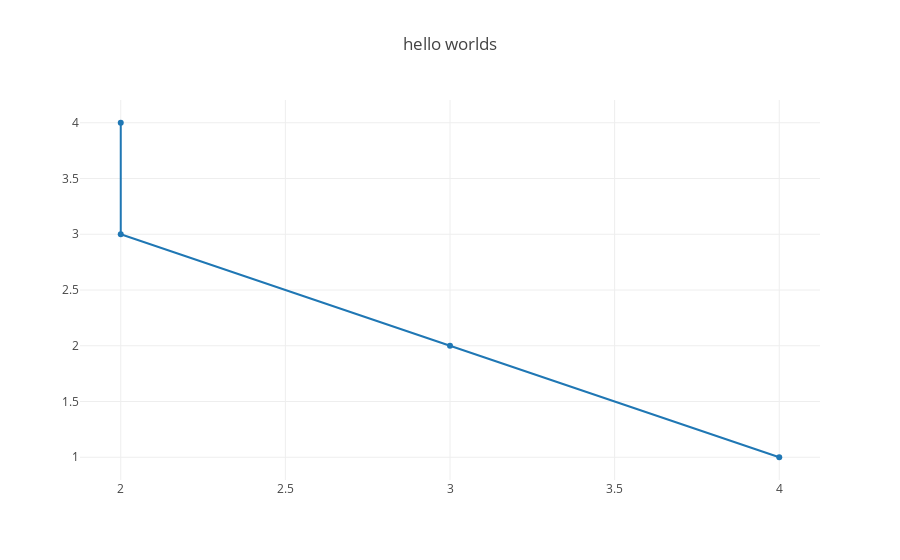

The cell this chart's notebook holds for it:
### Code cell
plotly.offline.iplot({
    "data": [Scatter(x=[2, 2, 3, 4], y=[4, 3, 2, 1])],
    "layout": Layout(title="hello worlds")
})

### Figure 1 — Plotly figure (JSON) as saved in the notebook; plotly's stock layout.template omitted (floating-point values rounded to 4 significant figures)
{"data": [{"type": "scatter", "x": [2, 2, 3, 4], "y": [4, 3, 2, 1]}], "layout": {"title": "hello worlds"}}
